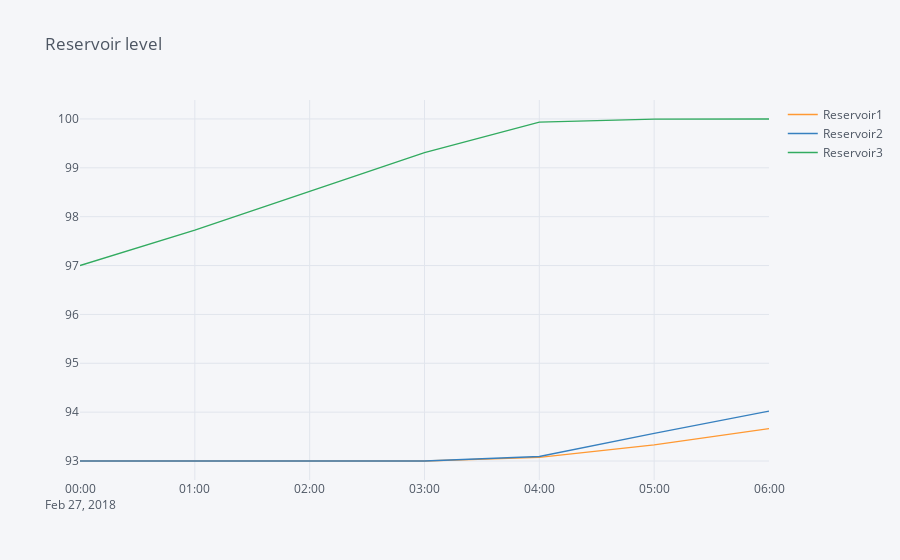
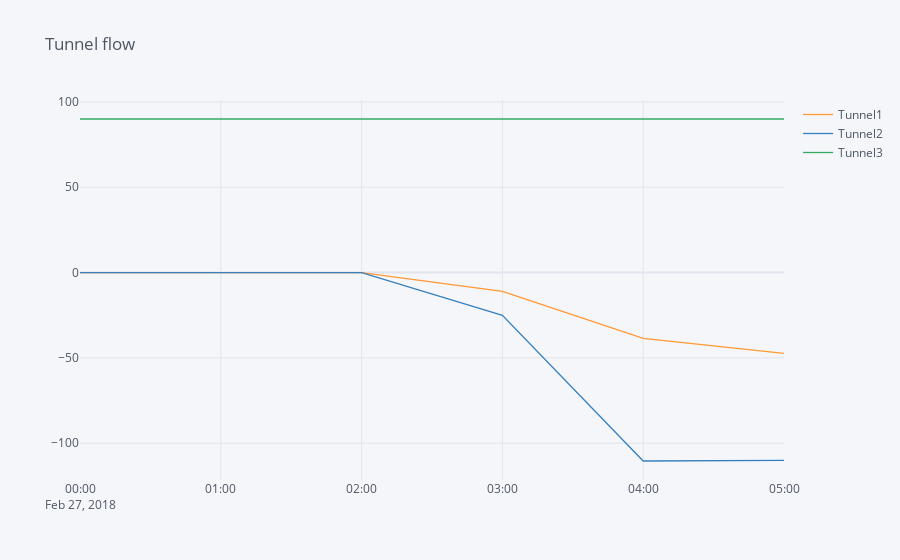
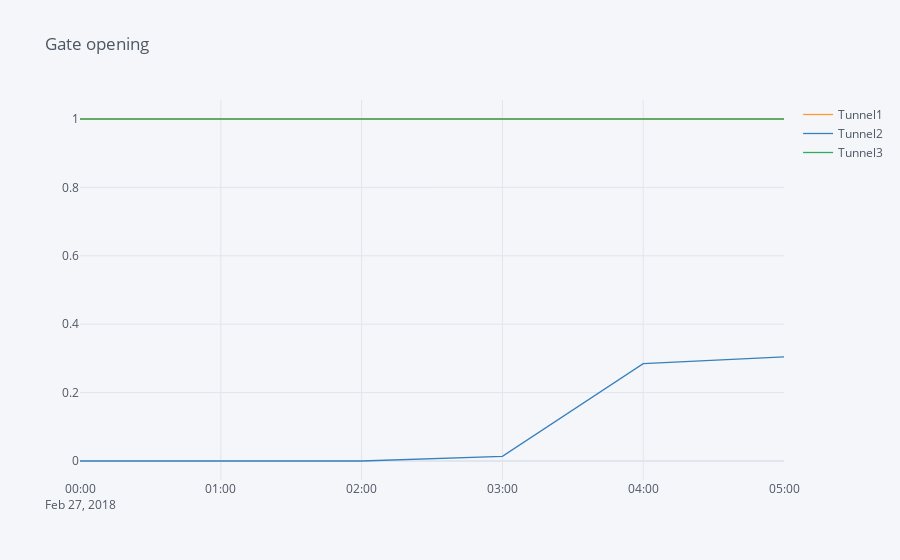

Notebook code for these charts, in order:
### Markdown cell above
The second model is allowed to adjust the gate opening in the tunnel between Reservoir2 and Reservoir3. As we see in the results, SHOP is able to keep more water in Reservoir3, and thus get more energy from the plant, by closing this gate for most of the period. Only at the end of the period it is partially opened to prevent spillage from Reservoir3.

### Code cell
#Create a standard ShopSession
shop_optimized=ShopSession()
#Build a simple tunnel model without gates by calling function "build_model" in tunnel_model.py
build_model(shop_optimized)
#Add a gate between Reservoir2 and Reservoir3 by calling function "add_gate" in tunnel_model.py
add_gate(shop_optimized)
#Optimize model by calling "run_model" in tunnel_model.py
run_model(shop_optimized)
#Display results for reservoir levels
pd.concat([obj.head.get().rename(obj.get_name()) for obj in shop_optimized.model.reservoir], axis=1).iplot(title="Reservoir level")
#Display results for tunnel flows
pd.concat([obj.flow.get().rename(obj.get_name()) for obj in shop_optimized.model.tunnel], axis=1).iplot(title="Tunnel flow")
#Display results for tunnel opening
pd.concat([obj.gate_opening.get().rename(obj.get_name()) for obj in shop_optimized.model.tunnel], axis=1).iplot(title="Gate opening")

#Compare objective functions to see improvement in result from optimizing the gate
default_objective=shop_default.model.objective["average_objective"].grand_total.get()
optimized_objective=shop_optimized.model.objective["average_objective"].grand_total.get()
print(f"Optimization of the gate in Tunnel2 improved the objective with {-(optimized_objective-default_objective):.2f}€")

### Figure 1 — Plotly figure (JSON) as saved in the notebook; plotly's stock layout.template omitted (floating-point values rounded to 4 significant figures)
{"data": [{"line": {"color": "rgba(255, 153, 51, 1.0)", "dash": "solid", "shape": "linear", "width": 1.3}, "mode": "lines", "name": "Reservoir1", "text": "", "type": "scatter", "x": ["2018-02-27 00:00:00", "2018-02-27 01:00:00", "2018-02-27 02:00:00", "2018-02-27 03:00:00", "2018-02-27 04:00:00", "2018-02-27 05:00:00", "2018-02-27 06:00:00"], "y": [93, 93.0, 93.0, 93.0, 93.07, 93.33, 93.66]}, {"line": {"color": "rgba(55, 128, 191, 1.0)", "dash": "solid", "shape": "linear", "width": 1.3}, "mode": "lines", "name": "Reservoir2", "text": "", "type": "scatter", "x": ["2018-02-27 00:00:00", "2018-02-27 01:00:00", "2018-02-27 02:00:00", "2018-02-27 03:00:00", "2018-02-27 04:00:00", "2018-02-27 05:00:00", "2018-02-27 06:00:00"], "y": [93, 93.0, 93.0, 93.0, 93.09, 93.57, 94.02]}, {"line": {"color": "rgba(50, 171, 96, 1.0)", "dash": "solid", "shape": "linear", "width": 1.3}, "mode": "lines", "name": "Reservoir3", "text": "", "type": "scatter", "x": ["2018-02-27 00:00:00", "2018-02-27 01:00:00", "2018-02-27 02:00:00", "2018-02-27 03:00:00", "2018-02-27 04:00:00", "2018-02-27 05:00:00", "2018-02-27 06:00:00"], "y": [97, 97.73, 98.52, 99.31, 99.94, 100.0, 100.0]}], "layout": {"autosize": true, "legend": {"bgcolor": "#F5F6F9", "font": {"color": "#4D5663"}}, "paper_bgcolor": "#F5F6F9", "plot_bgcolor": "#F5F6F9", "title": {"font": {"color": "#4D5663"}, "text": "Reservoir level"}, "xaxis": {"autorange": true, "gridcolor": "#E1E5ED", "range": ["2018-02-27", "2018-02-27 06:00"], "showgrid": true, "tickfont": {"color": "#4D5663"}, "title": {"font": {"color": "#4D5663"}, "text": ""}, "type": "date", "zerolinecolor": "#E1E5ED"}, "yaxis": {"autorange": true, "gridcolor": "#E1E5ED", "range": [92.61, 100.4], "showgrid": true, "tickfont": {"color": "#4D5663"}, "title": {"font": {"color": "#4D5663"}, "text": ""}, "type": "linear", "zerolinecolor": "#E1E5ED"}}}

### Figure 2 — Plotly figure (JSON) as saved in the notebook; plotly's stock layout.template omitted (floating-point values rounded to 4 significant figures)
{"data": [{"line": {"color": "rgba(255, 153, 51, 1.0)", "dash": "solid", "shape": "linear", "width": 1.3}, "mode": "lines", "name": "Tunnel1", "text": "", "type": "scatter", "x": ["2018-02-27 00:00:00", "2018-02-27 01:00:00", "2018-02-27 02:00:00", "2018-02-27 03:00:00", "2018-02-27 04:00:00", "2018-02-27 05:00:00"], "y": [-0.0008875, -0.000959, -0.001026, -11.04, -38.58, -47.37]}, {"line": {"color": "rgba(55, 128, 191, 1.0)", "dash": "solid", "shape": "linear", "width": 1.3}, "mode": "lines", "name": "Tunnel2", "text": "", "type": "scatter", "x": ["2018-02-27 00:00:00", "2018-02-27 01:00:00", "2018-02-27 02:00:00", "2018-02-27 03:00:00", "2018-02-27 04:00:00", "2018-02-27 05:00:00"], "y": [-0.001775, -0.001918, -0.002051, -25.03, -110.5, -110.1]}, {"line": {"color": "rgba(50, 171, 96, 1.0)", "dash": "solid", "shape": "linear", "width": 1.3}, "mode": "lines", "name": "Tunnel3", "text": "", "type": "scatter", "x": ["2018-02-27 00:00:00", "2018-02-27 01:00:00", "2018-02-27 02:00:00", "2018-02-27 03:00:00", "2018-02-27 04:00:00", "2018-02-27 05:00:00"], "y": [90, 90, 90, 90, 90, 90]}], "layout": {"autosize": true, "legend": {"bgcolor": "#F5F6F9", "font": {"color": "#4D5663"}}, "paper_bgcolor": "#F5F6F9", "plot_bgcolor": "#F5F6F9", "title": {"font": {"color": "#4D5663"}, "text": "Tunnel flow"}, "xaxis": {"autorange": true, "gridcolor": "#E1E5ED", "range": ["2018-02-27", "2018-02-27 05:00"], "showgrid": true, "tickfont": {"color": "#4D5663"}, "title": {"font": {"color": "#4D5663"}, "text": ""}, "type": "date", "zerolinecolor": "#E1E5ED"}, "yaxis": {"autorange": true, "gridcolor": "#E1E5ED", "range": [-121.6, 101.1], "showgrid": true, "tickfont": {"color": "#4D5663"}, "title": {"font": {"color": "#4D5663"}, "text": ""}, "type": "linear", "zerolinecolor": "#E1E5ED"}}}

### Figure 3 — Plotly figure (JSON) as saved in the notebook; plotly's stock layout.template omitted (floating-point values rounded to 4 significant figures)
{"data": [{"line": {"color": "rgba(255, 153, 51, 1.0)", "dash": "solid", "shape": "linear", "width": 1.3}, "mode": "lines", "name": "Tunnel1", "text": "", "type": "scatter", "x": ["2018-02-27 00:00:00", "2018-02-27 01:00:00", "2018-02-27 02:00:00", "2018-02-27 03:00:00", "2018-02-27 04:00:00", "2018-02-27 05:00:00"], "y": [1, 1, 1, 1, 1, 1]}, {"line": {"color": "rgba(55, 128, 191, 1.0)", "dash": "solid", "shape": "linear", "width": 1.3}, "mode": "lines", "name": "Tunnel2", "text": "", "type": "scatter", "x": ["2018-02-27 00:00:00", "2018-02-27 01:00:00", "2018-02-27 02:00:00", "2018-02-27 03:00:00", "2018-02-27 04:00:00", "2018-02-27 05:00:00"], "y": [0, 0, 0, 0.01373, 0.2847, 0.3044]}, {"line": {"color": "rgba(50, 171, 96, 1.0)", "dash": "solid", "shape": "linear", "width": 1.3}, "mode": "lines", "name": "Tunnel3", "text": "", "type": "scatter", "x": ["2018-02-27 00:00:00", "2018-02-27 01:00:00", "2018-02-27 02:00:00", "2018-02-27 03:00:00", "2018-02-27 04:00:00", "2018-02-27 05:00:00"], "y": [1, 1, 1, 1, 1, 1]}], "layout": {"autosize": true, "legend": {"bgcolor": "#F5F6F9", "font": {"color": "#4D5663"}}, "paper_bgcolor": "#F5F6F9", "plot_bgcolor": "#F5F6F9", "title": {"font": {"color": "#4D5663"}, "text": "Gate opening"}, "xaxis": {"autorange": true, "gridcolor": "#E1E5ED", "range": ["2018-02-27", "2018-02-27 05:00"], "showgrid": true, "tickfont": {"color": "#4D5663"}, "title": {"font": {"color": "#4D5663"}, "text": ""}, "type": "date", "zerolinecolor": "#E1E5ED"}, "yaxis": {"autorange": true, "gridcolor": "#E1E5ED", "range": [-0.05556, 1.056], "showgrid": true, "tickfont": {"color": "#4D5663"}, "title": {"font": {"color": "#4D5663"}, "text": ""}, "type": "linear", "zerolinecolor": "#E1E5ED"}}}
